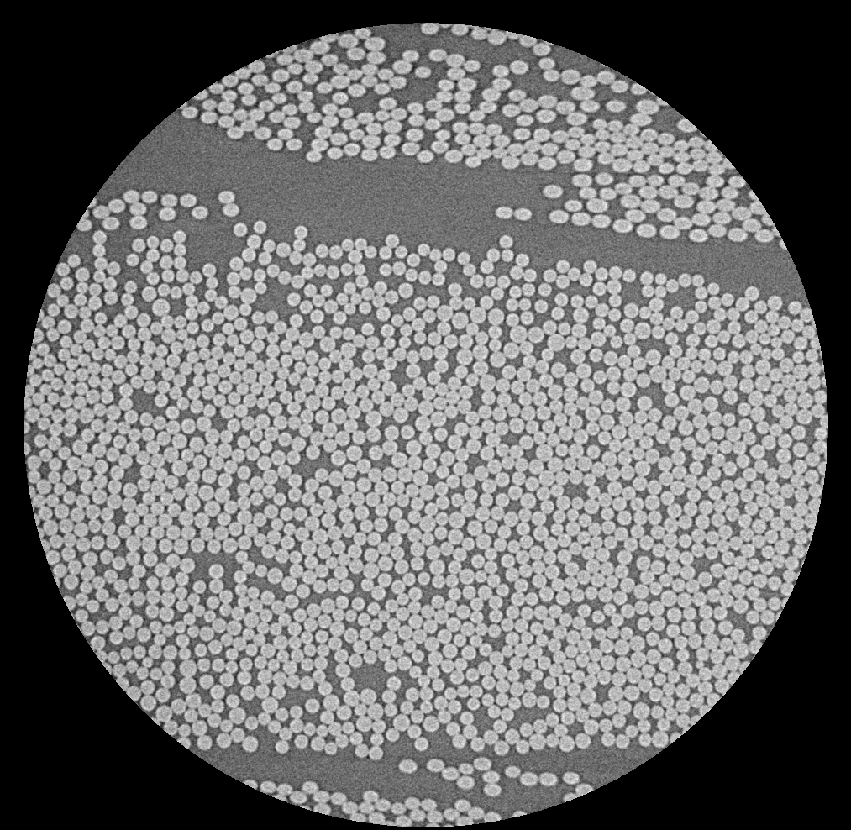
%> input picture 02506/Week01/week1/fibres_xcth.png, 851 x 830 px, shrunk from 1013 x 988 before the run
$ octave image_convolution_exercise.m   (GNU Octave 9; MATLAB toolbox functions it lacks are replaced by stand-ins)
%> lines starting %> are read from the running program, lines starting %| are printed output that depends on the picture
% Simple script - will be replaced
% ABDA


clear, close all

%%

path = '../../../../Data/week1/fibres_xcth.png';

im = double(imread(path));
%> im: size 830x851 double; min 0, max 56436, mean 24019.7; mean of the top-left, top-right, bottom-left and bottom-right quarters 21828.4, 23004.3, 24960, 26283.1

figure,imagesc(im), colormap gray, axis image

%%

t = 100;
s = sqrt(t);

x = (-ceil(s)*3):(ceil(s)*3);
g = 1/sqrt(pi*t*2) * exp(-x.^2/(2*t));
figure
plot(g)
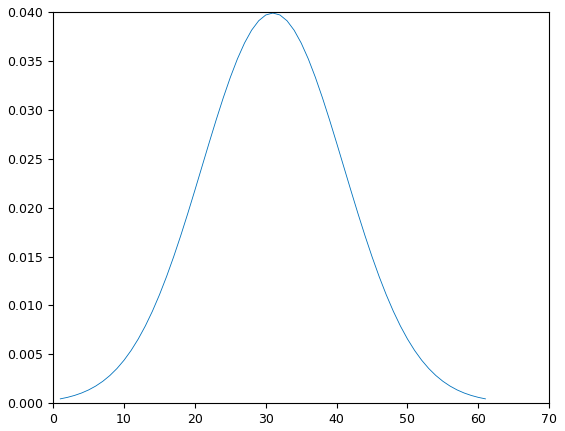
%> figure redrawn from the program's plot data; curve peaks at x = 31, y = 0.0399

%%

im_g = imfilter(im, g);
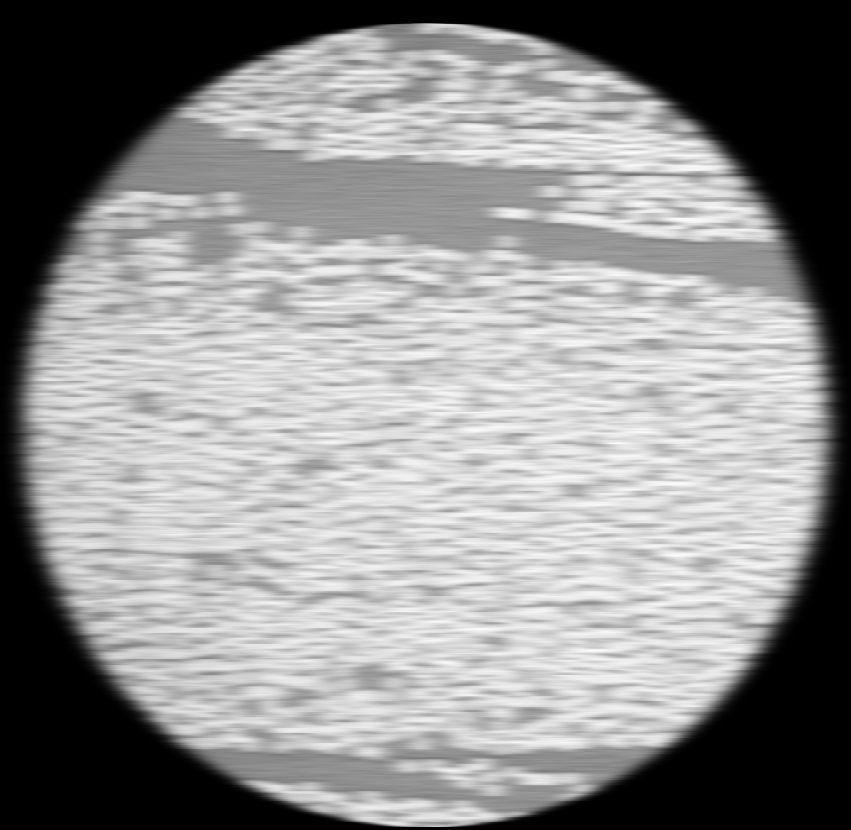
%> im_g: size 830x851 double; min 0, max 42770.6, mean 23964.8; drawn with min black and max white
im_g = imfilter(im_g, g');
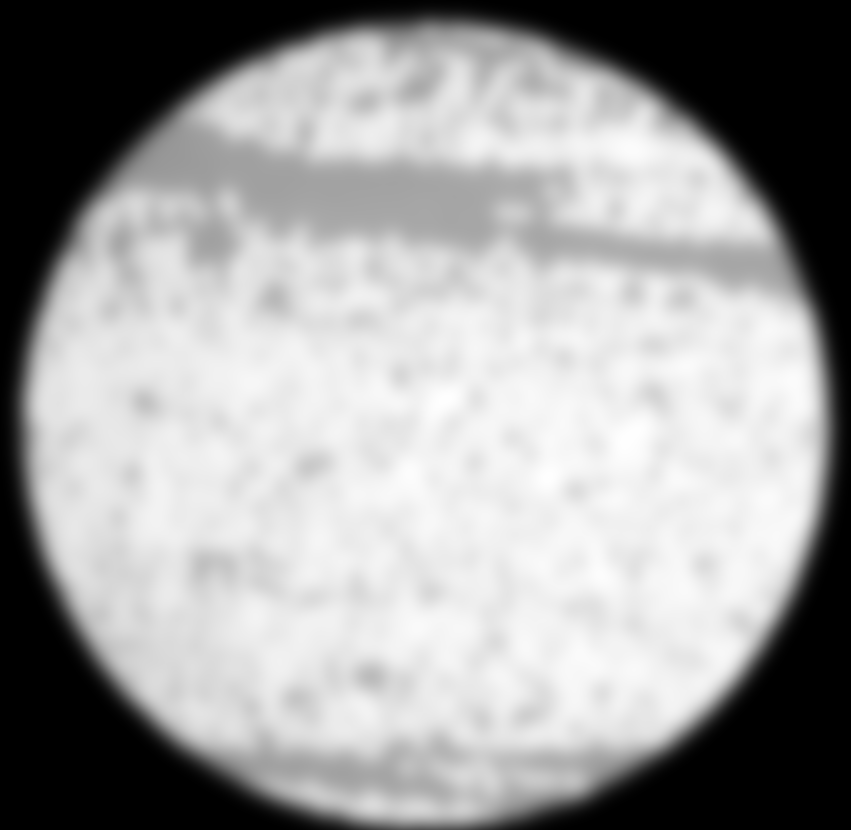
%> im_g: size 830x851 double; min 0, max 38262.1, mean 23894.5; drawn with min black and max white

figure,imagesc(im_g),axis image
%> after `axis image`:
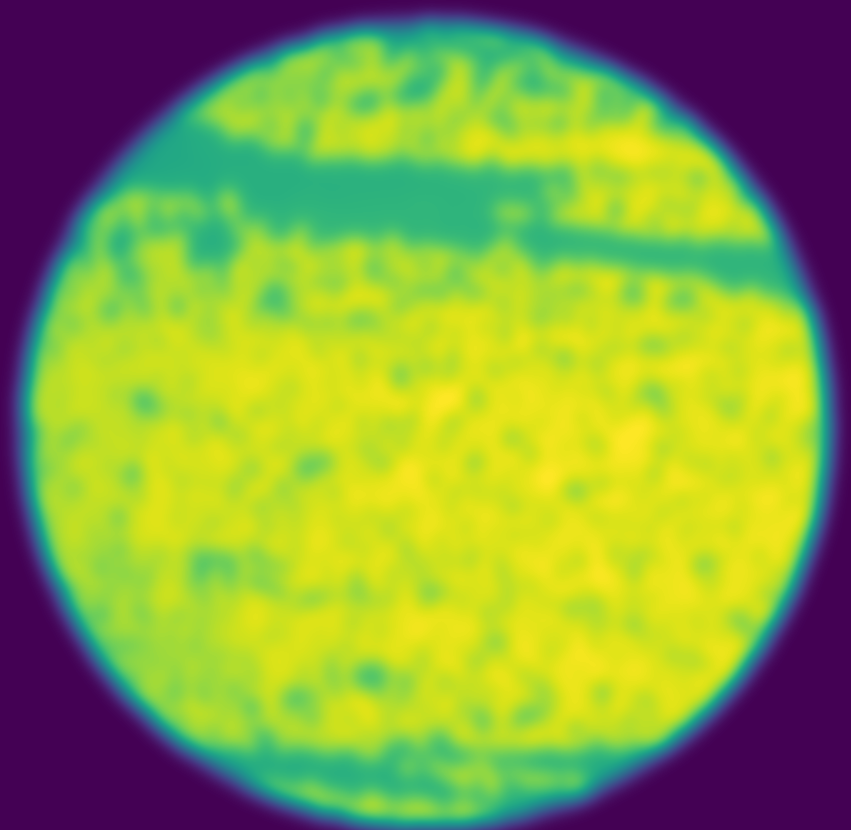
%> displayed picture: size 830x851x3, on the screen's scale of 0 to 255; mean R, G, B 136.9, 157.7, 66.7

%%
g2d = g'*g;

im_g2d = imfilter(im, g2d);
figure,imagesc(im_g2d-im_g),axis image
%> after `axis image`:
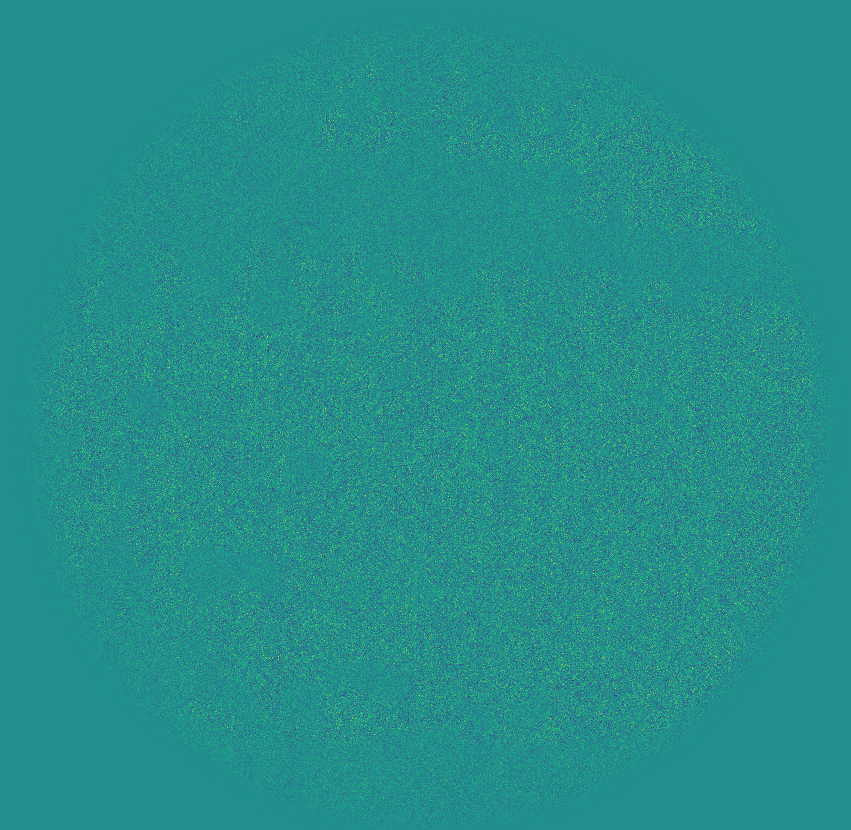
%> displayed picture: size 830x851x3, on the screen's scale of 0 to 255; mean R, G, B 36.4, 142.8, 138.8
